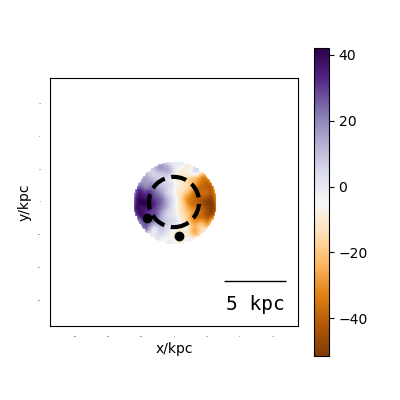

Write Python code to recreate this figure.
#galaxy 320 Ray's stellar velocity code
import pynbody
import numpy as np
import pynbody.plot.sph as sph
import matplotlib.pyplot as plt
from pynbody_velmaps.scripts.plot_manga_velmaps import *
from pynbody_velmaps.position_angles import *

filename='/mnt/data0/jillian/gguaman/r320/cosmo25p.768sg1bwK1BHe75.007779'
redshift=0.01
image_width=20

stellar_map, ax = plot_star_map(filename,redshift,image_width,orientation="sideon")
#stellar_pa = calc_pa(stellar_map)
plt.colorbar(ax.images[0])
plt.xlabel('x/kpc')
plt.ylabel('y/kpc')

#plt.show()
plt.savefig("galaxy320_StelVelR.png")
